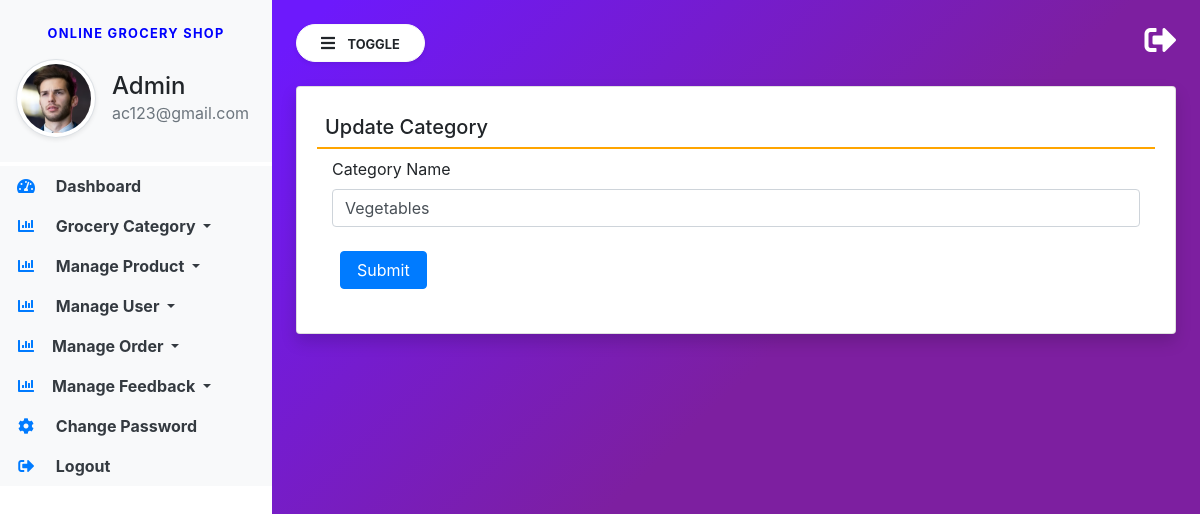
Before: /edit-category/1/ (signed in) with the older database file.
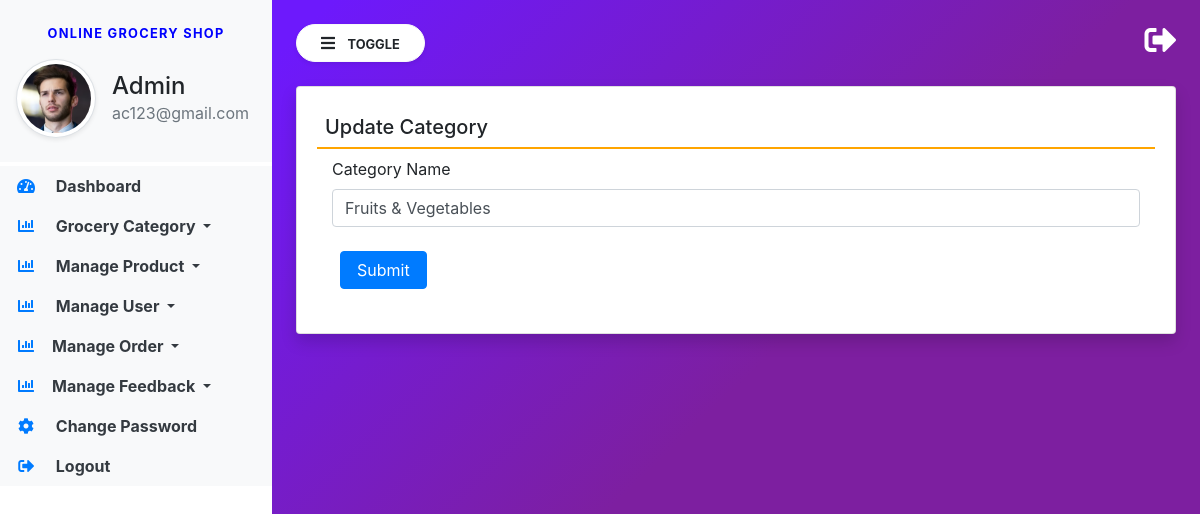
After: the same page with the newer database file.
### groceryapp/models.py (models this page shows, shortened)
class Category(models.Model):
    name = models.CharField(max_length=100, null=True, blank=True)
    created = models.DateTimeField(auto_now_add=True)

### groceryapp/views.py (the view)
# urls.py: path('edit-category/<int:pid>/', edit_category, name="edit_category"),
def edit_category(request, pid):
    if not request.user.is_staff:
        return redirect('admin_login')
    category = Category.objects.get(id=pid)
    if request.method == "POST":
        name = request.POST['name']
        category.name = name
        category.save()
        messages.success(request, "Category updated")
        return redirect('view_category')
    return render(request, 'edit_category.html', locals())

### groceryapp/templates/edit_category.html (shortened to what this page needs)
{% extends 'admin_base.html' %}
{% block main %}
<div class="card shadow">
    <div class="card-body">
        <h5 class="p-2" style="border-bottom: 2px solid orange;">Update Category</h5>
        <div class="container-fluid">
            <form action="" method="post" enctype="multipart/form-data">
                <div class="form-row">
                    <div class="col-sm-12">
                        <div class="form-group">
                            <label>Category Name</label>
                            <input type="text" name="name" class="form-control" value="{{category.name}}" placeholder="Category Name">
                        </div>
                    </div>
                </div>
                <input type="submit" value="Submit" class="m-2 px-3 btn btn-primary">
            </form>
        </div>
    </div>
</div>
{% endblock %}

Changed rows visible on the page:
changed Category: name "Vegetables" → "Fruits & Vegetables"
